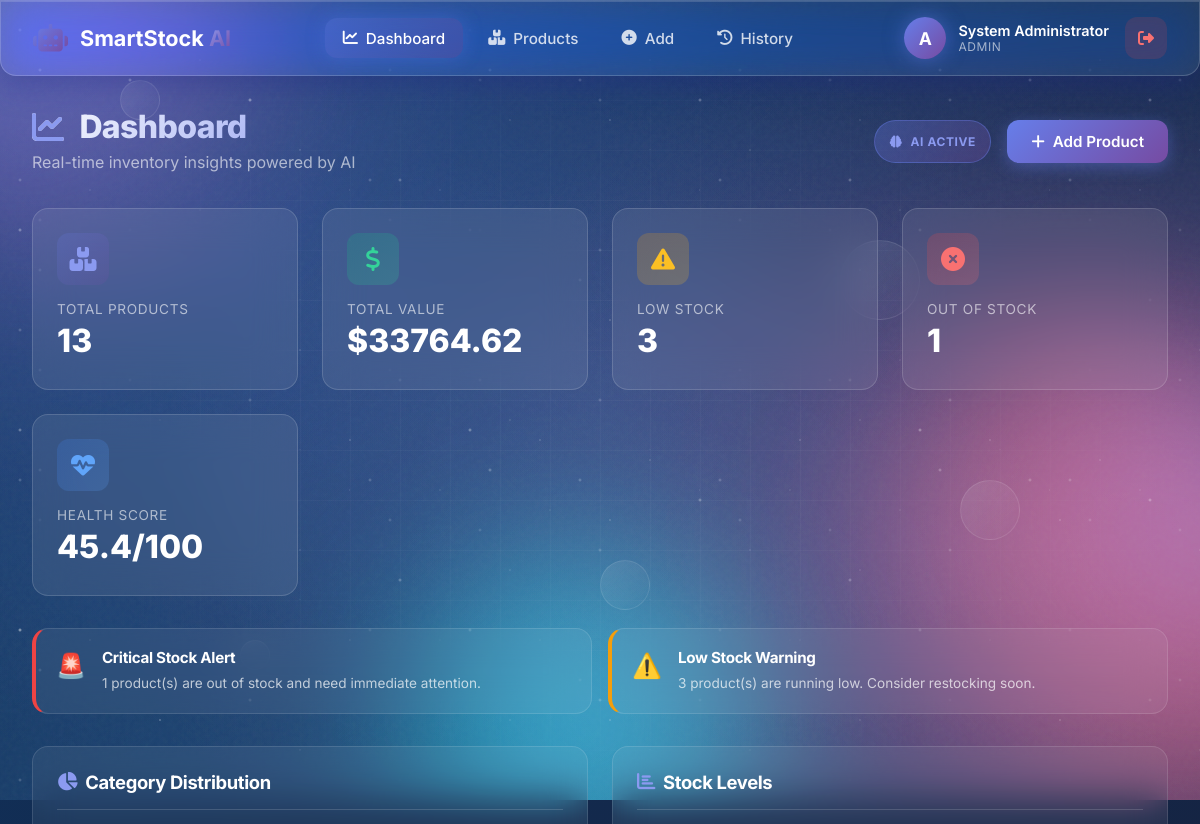
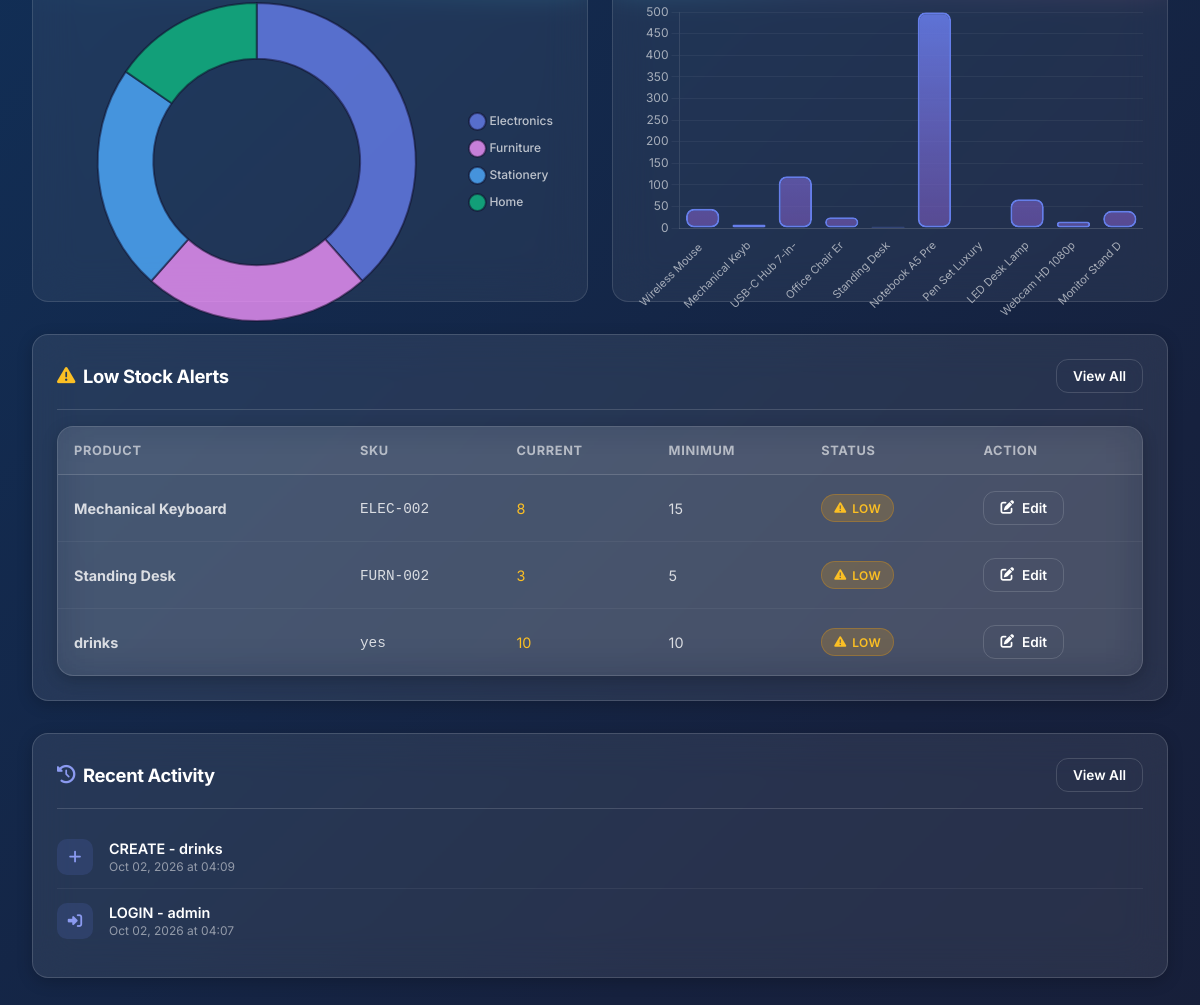
The app's page /dashboard (signed in) with its own data (2 pictures, top to bottom).
### app.py (models this page shows, shortened)
class User(UserMixin, db.Model):
    __tablename__ = 'users'
    id = db.Column(db.Integer, primary_key=True)
    username = db.Column(db.String(80), unique=True, nullable=False, index=True)
    email = db.Column(db.String(120), unique=True, nullable=False, index=True)
    password_hash = db.Column(db.String(255), nullable=False)
    full_name = db.Column(db.String(120))
    role = db.Column(db.String(20), default='user')
    is_active = db.Column(db.Boolean, default=True)
    created_at = db.Column(db.DateTime, default=datetime.utcnow)
    last_login = db.Column(db.DateTime)
    products = db.relationship(
        'Product', backref='owner', lazy='dynamic',
        cascade='all, delete-orphan'
    )
    history = db.relationship(
        'History', backref='user', lazy='dynamic',
        cascade='all, delete-orphan'
    )

class Product(db.Model):
    __tablename__ = 'products'
    id = db.Column(db.Integer, primary_key=True)
    name = db.Column(db.String(200), nullable=False, index=True)
    sku = db.Column(db.String(50), unique=True, nullable=False, index=True)
    category = db.Column(db.String(100), index=True)
    description = db.Column(db.Text)
    quantity = db.Column(db.Integer, default=0)
    min_stock = db.Column(db.Integer, default=10)
    max_stock = db.Column(db.Integer, default=1000)
    price = db.Column(db.Float, default=0.0)
    cost = db.Column(db.Float, default=0.0)
    supplier = db.Column(db.String(200))
    location = db.Column(db.String(100))
    image_url = db.Column(db.String(500))
    status = db.Column(db.String(20), default='active')
    created_at = db.Column(db.DateTime, default=datetime.utcnow)
    updated_at = db.Column(db.DateTime, default=datetime.utcnow, onupdate=datetime.utcnow)
    user_id = db.Column(db.Integer, db.ForeignKey('users.id'), nullable=False)
    def is_low_stock(self):
        return 0 < self.quantity <= self.min_stock
    def is_out_of_stock(self):
        return self.quantity <= 0
    def total_value(self):
        return round(self.quantity * self.price, 2)

class History(db.Model):
    __tablename__ = 'history'
    id = db.Column(db.Integer, primary_key=True)
    action = db.Column(db.String(50), nullable=False)
    entity_type = db.Column(db.String(50))
    entity_id = db.Column(db.Integer)
    entity_name = db.Column(db.String(200))
    details = db.Column(db.Text)
    ip_address = db.Column(db.String(50))
    user_agent = db.Column(db.String(500))
    created_at = db.Column(db.DateTime, default=datetime.utcnow, index=True)
    user_id = db.Column(db.Integer, db.ForeignKey('users.id'), nullable=False)

### app.py (the view)
@app.route('/dashboard')
@login_required
def dashboard():
    products = Product.query.filter_by(user_id=current_user.id).all()
    insights = AIEngine.get_dashboard_insights(products)
    categories = {}
    for p in products:
        cat = p.category or 'Uncategorized'
        categories[cat] = categories.get(cat, 0) + 1
    recent_history = History.query.filter_by(user_id=current_user.id)\
        .order_by(desc(History.created_at)).limit(10).all()
    low_stock_products = [p for p in products if p.is_low_stock()][:5]
    chart_data = {
        'categories': list(categories.keys()),
        'category_counts': list(categories.values()),
        'stock_levels': [p.quantity for p in products[:10]],
        'product_names': [p.name[:15] for p in products[:10]],
    }
    return render_template(
        'dashboard.html',
        insights=insights,
        products=products,
        recent_history=recent_history,
        low_stock_products=low_stock_products,
        chart_data=json.dumps(chart_data),
    )

### app.py (called while the page is built)
@login_manager.user_loader
def load_user(user_id):
    return db.session.get(User, int(user_id))

    @staticmethod
    def calculate_stock_score(product):
        if product.max_stock <= 0:
            return 50
        ratio = product.quantity / product.max_stock
        if ratio < 0.2:
            score = 20 + (ratio * 100)
        elif ratio < 0.5:
            score = 40 + ((ratio - 0.2) * 150)
        elif ratio <= 0.9:
            score = 85 + ((ratio - 0.5) * 25)
        else:
            score = max(60, 100 - ((ratio - 0.9) * 200))
        return round(min(100, max(0, score)), 1)

### templates/dashboard.html (shortened to what this page needs)
{% extends "base.html" %}
{% block head %}
<link rel="stylesheet" href="{{ url_for('static', filename='dashboard.css') }}">
{% endblock %}
{% block content %}
<div class="page-header fade-in">
    <div>
        <h1 class="page-title">
            <i class="fas fa-chart-line"></i> Dashboard
        </h1>
        <p class="page-subtitle">Real-time inventory insights powered by AI</p>
    </div>
    <div class="d-flex gap-2">
        <span class="ai-badge">
            <i class="fas fa-brain"></i> AI Active
        </span>
        <a href="{{ url_for('add_product') }}" class="btn btn-primary">
            <i class="fas fa-plus"></i> Add Product
        </a>
    </div>
</div>
<div class="stats-grid">
    <div class="stat-card">
        <div class="stat-icon">
            <i class="fas fa-boxes"></i>
        </div>
        <div class="stat-label">Total Products</div>
        <div class="stat-value">{{ insights.total_products }}</div>
    </div>
    <div class="stat-card">
        <div class="stat-icon success">
            <i class="fas fa-dollar-sign"></i>
        </div>
        <div class="stat-label">Total Value</div>
        <div class="stat-value">${{ "%.2f"|format(insights.total_value) }}</div>
    </div>
    <div class="stat-card">
        <div class="stat-icon warning">
            <i class="fas fa-exclamation-triangle"></i>
        </div>
        <div class="stat-label">Low Stock</div>
        <div class="stat-value">{{ insights.low_stock_count }}</div>
    </div>
    <div class="stat-card">
        <div class="stat-icon danger">
            <i class="fas fa-times-circle"></i>
        </div>
        <div class="stat-label">Out of Stock</div>
        <div class="stat-value">{{ insights.out_of_stock_count }}</div>
    </div>
    <div class="stat-card">
        <div class="stat-icon info">
            <i class="fas fa-heartbeat"></i>
        </div>
        <div class="stat-label">Health Score</div>
        <div class="stat-value">{{ insights.avg_health_score }}/100</div>
    </div>
</div>
{% if insights.insights %}
<div class="insights-grid">
    {% for insight in insights.insights %}
    <div class="insight-card {{ insight.type }}">
        <div class="insight-icon">
            {% if insight.type == 'danger' %}🚨
            {% elif insight.type == 'warning' %}⚠️
            {% elif insight.type == 'success' %}✅
            {% else %}💡{% endif %}
        </div>
        <div class="insight-content">
            <h4>{{ insight.title }}</h4>
            <p>{{ insight.message }}</p>
        </div>
    </div>
    {% endfor %}
</div>
{% endif %}
<div class="dashboard-grid">
    <div class="chart-container">
        <div class="card-header">
            <h3 class="card-title">
                <i class="fas fa-chart-pie text-primary"></i> Category Distribution
            </h3>
        </div>
        <canvas id="categoryChart"></canvas>
    </div>
    <div class="chart-container">
        <div class="card-header">
            <h3 class="card-title">
                <i class="fas fa-chart-bar text-primary"></i> Stock Levels
            </h3>
        </div>
        <canvas id="stockChart"></canvas>
    </div>
</div>
{% if low_stock_products %}
<div class="card mb-4">
    <div class="card-header">
        <h3 class="card-title">
            <i class="fas fa-exclamation-triangle text-warning"></i> Low Stock Alerts
        </h3>
        <a href="{{ url_for('products') }}?status=low" class="btn btn-sm btn-outline">View All</a>
    </div>
    <div class="table-container">
        <table class="table">
            <thead>
                <tr>
                    <th>Product</th>
                    <th>SKU</th>
                    <th>Current</th>
                    <th>Minimum</th>
                    <th>Status</th>
                    <th>Action</th>
                </tr>
            </thead>
            <tbody>
                {% for product in low_stock_products %}
                <tr>
                    <td><strong>{{ product.name }}</strong></td>
                    <td><code>{{ product.sku }}</code></td>
                    <td><span class="text-warning">{{ product.quantity }}</span></td>
                    <td>{{ product.min_stock }}</td>
                    <td>
                        <span class="badge badge-warning">
                            <i class="fas fa-exclamation-triangle"></i> Low
                        </span>
                    </td>
                    <td>
                        <a href="{{ url_for('edit_product', product_id=product.id) }}" class="btn btn-sm btn-outline">
                            <i class="fas fa-edit"></i> Edit
                        </a>
                    </td>
                </tr>
                {% endfor %}
            </tbody>
        </table>
    </div>
</div>
{% endif %}
<div class="card">
    <div class="card-header">
        <h3 class="card-title">
            <i class="fas fa-history text-primary"></i> Recent Activity
        </h3>
        <a href="{{ url_for('history') }}" class="btn btn-sm btn-outline">View All</a>
    </div>
    {% if recent_history %}
    <ul class="activity-list">
        {% for item in recent_history %}
        <li class="activity-item">
            <div class="activity-icon">
                {% if item.action == 'CREATE' %}<i class="fas fa-plus"></i>
                {% elif item.action == 'UPDATE' %}<i class="fas fa-edit"></i>
                {% elif item.action == 'DELETE' %}<i class="fas fa-trash"></i>
                {% elif item.action == 'LOGIN' %}<i class="fas fa-sign-in-alt"></i>
                {% elif item.action == 'LOGOUT' %}<i class="fas fa-sign-out-alt"></i>
                {% else %}<i class="fas fa-info-circle"></i>{% endif %}
            </div>
            <div class="activity-content">
                <div class="activity-title">{{ item.action }} - {{ item.entity_name or 'System' }}</div>
                <div class="activity-time">{{ item.created_at.strftime('%b %d, %Y at %H:%M') }}</div>
            </div>
        </li>
        {% endfor %}
    </ul>
    {% else %}
    <p class="text-muted text-center mt-3">No recent activity</p>
    {% endif %}
</div>
{% endblock %}
{% block scripts %}
<script>
    const chartData = {{ chart_data|safe }};
</script>
{% endblock %}

### templates/base.html (shortened to what this page needs)
<!DOCTYPE html>
<html lang="en">
<head>
    <link rel="stylesheet" href="https://cdnjs.cloudflare.com/ajax/libs/font-awesome/6.4.2/css/all.min.css">
    <link rel="stylesheet" href="{{ url_for('static', filename='background.css') }}">
    <link rel="stylesheet" href="{{ url_for('static', filename='style.css') }}">
    {% block head %}{% endblock %}
</head>
<body>
    <div class="animated-bg">
        <div class="aurora"></div>
        <div class="grid-overlay"></div>
        <div class="gradient-orb orb-1"></div>
        <div class="gradient-orb orb-2"></div>
        <div class="gradient-orb orb-3"></div>
        <div class="floating-shape shape-1"></div>
        <div class="floating-shape shape-2"></div>
        <div class="floating-shape shape-3"></div>
        <div class="floating-shape shape-4"></div>
        <div class="floating-shape shape-5"></div>
        <div class="noise"></div>
    </div>
    {% if current_user.is_authenticated %}
    <nav class="navbar glass">
        <div class="nav-container">
            <a href="{{ url_for('dashboard') }}" class="nav-brand">
                <i class="fas fa-robot"></i>
                <span>SmartStock <strong>AI</strong></span>
            </a>
            <div class="nav-links">
                <a href="{{ url_for('dashboard') }}" class="nav-link {% if request.endpoint == 'dashboard' %}active{% endif %}">
                    <i class="fas fa-chart-line"></i> Dashboard
                </a>
                <a href="{{ url_for('products') }}" class="nav-link {% if 'product' in request.endpoint %}active{% endif %}">
                    <i class="fas fa-boxes"></i> Products
                </a>
                <a href="{{ url_for('add_product') }}" class="nav-link">
                    <i class="fas fa-plus-circle"></i> Add
                </a>
                <a href="{{ url_for('history') }}" class="nav-link {% if request.endpoint == 'history' %}active{% endif %}">
                    <i class="fas fa-history"></i> History
                </a>
            </div>
            <div class="nav-user">
                <div class="user-info">
                    <div class="user-avatar">{{ current_user.username[0].upper() }}</div>
                    <div class="user-details">
                        <span class="user-name">{{ current_user.full_name or current_user.username }}</span>
                        <span class="user-role">{{ current_user.role }}</span>
                    </div>
                </div>
                <a href="{{ url_for('logout') }}" class="btn-logout" title="Logout">
                    <i class="fas fa-sign-out-alt"></i>
                </a>
            </div>
        </div>
    </nav>
    {% endif %}
    <main class="main-content">
        {% block content %}{% endblock %}
    </main>
    {% block scripts %}{% endblock %}
</body>
</html>

### static/dashboard.css (style rules this page uses)
.insights-grid { display: grid; grid-template-columns: repeat(auto-fit, minmax(300px, 1fr)); gap: 1rem; margin-bottom: 2rem; }
.insight-card { display: flex; align-items: flex-start; gap: 1rem; padding: 1.25rem; background: rgba(255, 255, 255, 0.06); backdrop-filter: blur(20px); -webkit-backdrop-filter: blur(20px); border: 1px solid rgba(255, 255, 255, 0.12); border-left: 4px solid; border-radius: 16px; transition: all 0.3s cubic-bezier(0.4, 0, 0.2, 1); }
.insight-card.danger { border-left-color: #ef4444; }
.insight-card.warning { border-left-color: #f59e0b; }
.insight-icon { font-size: 1.5rem; flex-shrink: 0; margin-top: 0.15rem; }
.insight-content h4 { font-size: 0.95rem; font-weight: 700; margin-bottom: 0.35rem; color: #fff; }
.insight-content p { font-size: 0.85rem; color: rgba(255, 255, 255, 0.7); margin: 0; line-height: 1.5; }
.chart-container { background: rgba(255, 255, 255, 0.06); backdrop-filter: blur(20px); -webkit-backdrop-filter: blur(20px); border: 1px solid rgba(255, 255, 255, 0.12); border-radius: 16px; padding: 1.5rem; height: 380px; position: relative; }
.chart-container canvas { max-height: 320px; }
.dashboard-grid { display: grid; grid-template-columns: repeat(auto-fit, minmax(400px, 1fr)); gap: 1.5rem; margin-bottom: 2rem; }
.ai-badge { display: inline-flex; align-items: center; gap: 0.5rem; padding: 0.4rem 0.9rem; background: linear-gradient(135deg, rgba(102, 126, 234, 0.3), rgba(118, 75, 162, 0.3)); border: 1px solid rgba(102, 126, 234, 0.4); border-radius: 999px; font-size: 0.75rem; font-weight: 700; color: #8b9af0; text-transform: uppercase; letter-spacing: 0.05em; }
.ai-badge i { animation: pulse 2s ease-in-out infinite; }
.activity-list { list-style: none; }
.activity-item { display: flex; align-items: center; gap: 1rem; padding: 0.85rem 0; border-bottom: 1px solid rgba(255, 255, 255, 0.06); transition: all 0.3s ease; }
.activity-item:last-child { border-bottom: none; }
.activity-icon { width: 36px; height: 36px; border-radius: 10px; display: flex; align-items: center; justify-content: center; font-size: 0.9rem; background: rgba(102, 126, 234, 0.15); color: #8b9af0; flex-shrink: 0; }
.activity-content { flex: 1; min-width: 0; }
.activity-title { font-size: 0.9rem; font-weight: 600; color: #fff; margin-bottom: 0.15rem; white-space: nowrap; overflow: hidden; text-overflow: ellipsis; }
.activity-time { font-size: 0.75rem; color: rgba(255, 255, 255, 0.5); }

### records on screen
User: username "A", full_name "System Administrator", role "ADMIN"
Product: name "Mechanical Keyboard", sku "ELEC-002", quantity "8", min_stock "15"
Product: name "Standing Desk", sku "FURN-002", quantity "3", min_stock "5"
Product: name "drinks", sku "yes", quantity "10", min_stock "10"
History: action "CREATE", entity_name "drinks", created_at "Oct 02, 2026 at 04:09"
History: action "LOGIN", entity_name "admin", created_at "Oct 02, 2026 at 04:07"

### other values on screen
{{ insights.total_products }} "13"
{{ "%.2f"|format(insights.total_value) }} "33764.62"
{{ insights.low_stock_count }} "3"
{{ insights.out_of_stock_count }} "1"
{{ insights.avg_health_score }} "45.4"
{{ insight.title }} "Critical Stock Alert" "Low Stock Warning"
{{ insight.message }} "1 product(s) are out of stock and need immediate attention." "3 product(s) are running low. Consider restocking soon."
